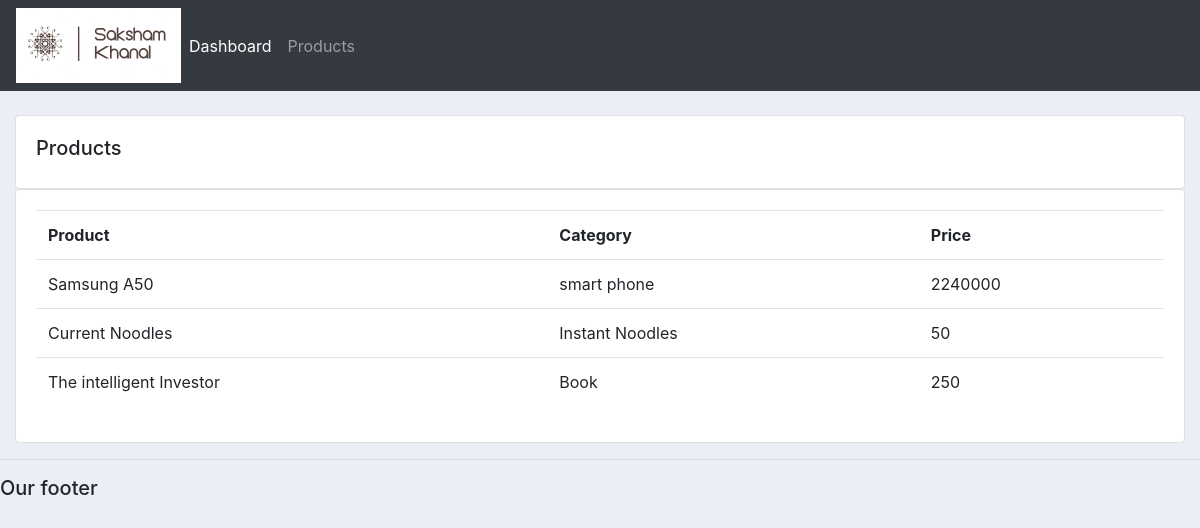
Screenshot of /products/ with the database file from the repository.
### AccountsApp/models.py (models this page shows, shortened)
class Product(models.Model):
    CATEGORY = (
        ('Indoor','Indoor'),
        ('Out Door','Out Door')
        )
    name = models.CharField(max_length=200,null=True)
    price = models.CharField(max_length=200,null=True)
    description = models.CharField(max_length=200,null=True,blank=True)#Allows to be left blank aswell
    date_created = models.DateTimeField(auto_now_add=True,null=True)
    tags = models.ManyToManyField(Tag)

### AccountsApp/views.py (the view)
# urls.py: path('products/',views.products,name='products'),
def products(request):
    products = Product.objects.all()
    return render(request,'AccountsApp/products.html',{'products':products})

### AccountsApp/templates/AccountsApp/products.html
{%  extends 'AccountsApp/main.html' %}
{% block content %}
		<br>
		<div class="row">
			<div class="col-md">
				<div class="card card-body">
					<h5>Products</h5>
				</div>
				<div class="card card-body">
					<table class="table">
						<tr>
							<th>Product</th>
							<th>Category</th>
							<th>Price</th>
						</tr>
						{% for i in products %}
						<tr>
							<td>{{i.name}}</td>
							<td>{{i.description}}</td>
							<td>{{i.price}}</td>
						</tr>
							{% endfor %}
					</table>
				</div>
			</div>
		</div>
{% endblock content %}

### static/CSS/main.css (style rules this page uses)
body { background-color: #ebeff5; }

### rows the page displays
Product: name "Samsung A50", description "smart phone", price "2240000"
Product: name "Current Noodles", description "Instant Noodles", price "50"
Product: name "The intelligent Investor", description "Book", price "250"
